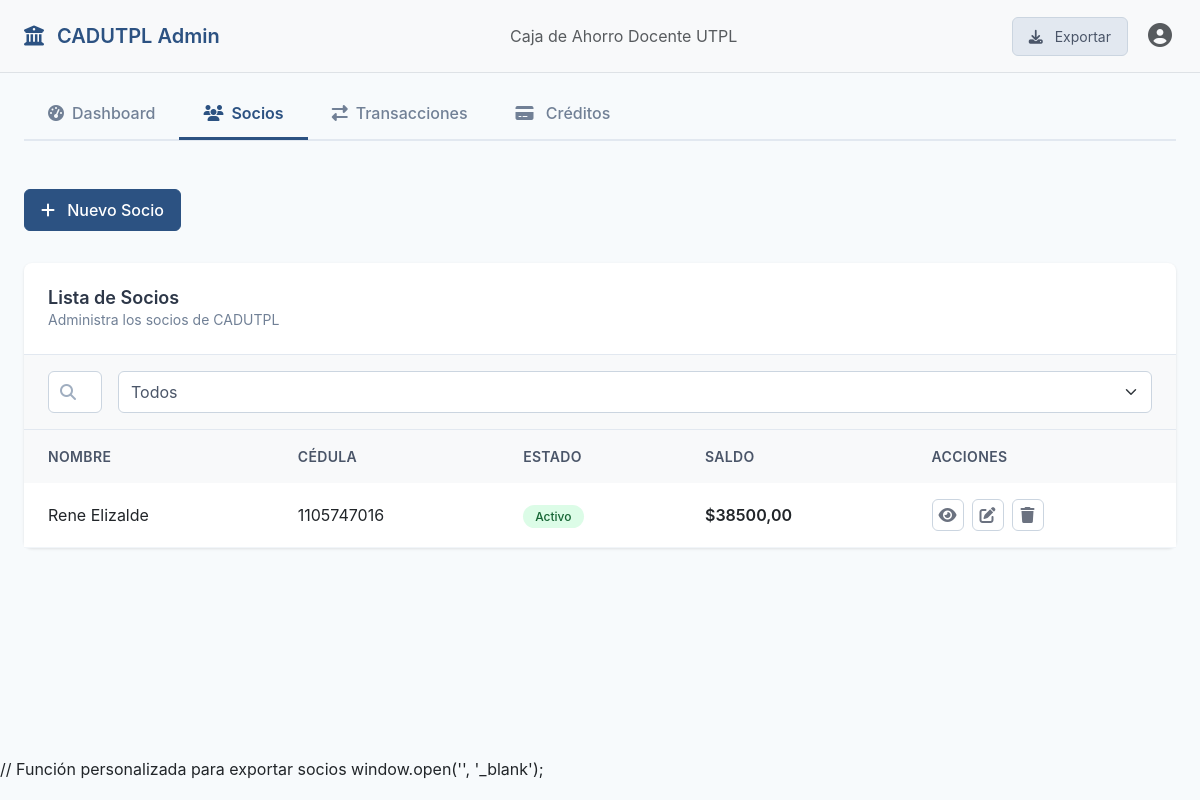
/users/admin/listar/ (signed in), run on an earlier commit of the app's database.
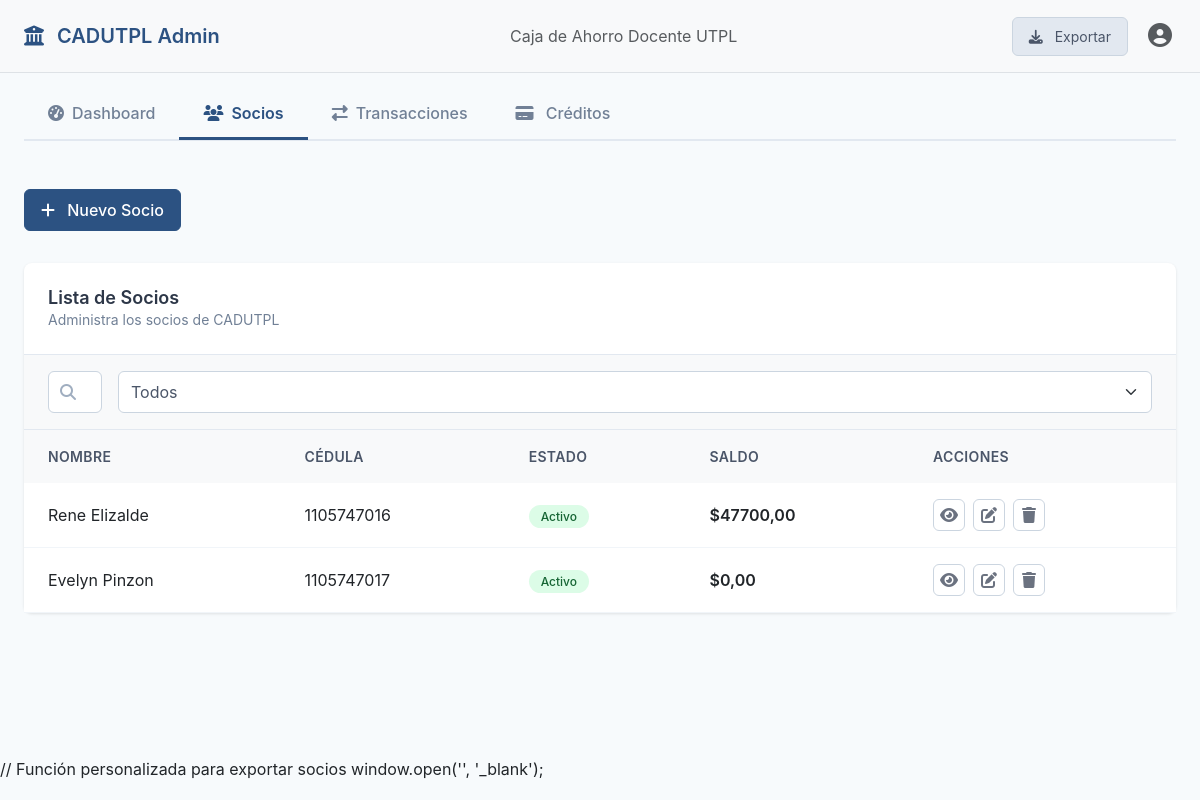
And on a later commit of the database.
### users/models.py (models this page shows, shortened)
class CustomUser(AbstractUser):
    username = models.CharField(
        max_length=150,
        unique=True,
        verbose_name="Nombre de usuario",
        null=True,
        blank=True,  # Permite que sea opcional para los usuarios normales
    )
    email = models.EmailField(unique=True)
    phone = models.CharField(max_length=15, blank=True, null=True)
    document_type = models.CharField(
        max_length=20,
        choices=[("CEDULA", "CEDULA"), ("RUC", "RUC"), ("PASSPORT", "Pasaporte")],
    )
    document_number = models.CharField(max_length=20)
    reference_number = models.CharField(max_length=100, unique=True, default=uuid.uuid4)
    address = models.CharField(max_length=255, blank=True)
    profile_picture = models.ImageField(
        upload_to="profile_pictures/", blank=True, null=True
    )
    account_balance = models.DecimalField(max_digits=10, decimal_places=2, default=0)
    is_verified = models.BooleanField(default=False)
    preferred_currency = models.CharField(max_length=3, default="USD")
    preferred_language = models.CharField(max_length=2, default="es")
    created_at = models.DateTimeField(auto_now_add=True)
    updated_at = models.DateTimeField(auto_now=True)
    USERNAME_FIELD = "email"  # El email sigue siendo el identificador único
    REQUIRED_FIELDS = [
        "username"
    ]  # Hacer que username sea requerido para superusuarios
    objects = CustomUserManager()  # Asignar el manager personalizado
    class Meta:
        db_table = "custom_users"

### wallets/models.py (models this page shows, shortened)
class Wallet(models.Model):
    user = models.OneToOneField(CustomUser, on_delete=models.CASCADE, related_name='wallet')
    balance = models.DecimalField(max_digits=10, decimal_places=2, default=0)
    total_credit_line = models.DecimalField(max_digits=10, decimal_places=2, default=2000)
    available_credit = models.DecimalField(max_digits=10, decimal_places=2, default=2000)
    created_at = models.DateTimeField(auto_now_add=True)
    updated_at = models.DateTimeField(auto_now=True)

### users/views.py (the view)
# urls.py: path("admin/listar/", socio_list_view, name="socio_list"),
@login_required
def socio_list_view(request):
    socios = CustomUser.objects.filter(is_staff=False).select_related("wallet")
    context = {"socios": socios}
    return render(request, "users/gestion_socios.html", context)

### users/templates/users/gestion_socios.html (shortened to what the changed rows need)
<!DOCTYPE html>
<html lang="es">
<head>
    <link href="https://cdnjs.cloudflare.com/ajax/libs/bootstrap/5.3.0/css/bootstrap.min.css" rel="stylesheet">
    <link href="https://cdnjs.cloudflare.com/ajax/libs/font-awesome/6.4.0/css/all.min.css" rel="stylesheet">
</head>
<body>
    <div class="container-fluid px-4 main-content">
        {% block content %}
        <div class="row">
            <div class="col-12">
                <div class="card socios-card">
                    <div class="table-responsive">
                        <table class="table socios-table" id="sociosTable">
                            <thead>
                                <tr>
                                    <th>Nombre</th>
                                    <th>Cédula</th>
                                    <th>Estado</th>
                                    <th>Saldo</th>
                                    <th>Acciones</th>
                                </tr>
                            </thead>
                            <tbody>
                                {% for socio in socios %}
                                <tr>
                                    <td>{{ socio.first_name }} {{ socio.last_name }}</td>
                                    <td>{{ socio.document_number }}</td>
                                    <td>
                                        {% if socio.is_active %}
                                        <span class="badge-activo">Activo</span>
                                        {% else %}
                                        <span class="badge-inactivo">Inactivo</span>
                                        {% endif %}
                                    </td>
                                    <td class="saldo-amount">${{ socio.wallet.balance }}</td>
                                    <td>
                                        <div class="action-buttons">
                                            <button class="btn btn-action btn-view" title="Ver detalles"
                                                data-bs-toggle="modal" data-bs-target="#viewSocioModal"
                                                data-name="Dr. {{ socio.first_name }} {{ socio.last_name }}"
                                                data-document="{{ socio.document_number }}"
                                                data-status="{% if socio.is_active %}Activo{% else %}Inactivo{% endif %}"
                                                data-email="{{ socio.email }}" data-phone="{{ socio.phone }}"
                                                data-balance="${{ socio.wallet.balance }}"
                                                data-date="{{ socio.date_joined|date:'Y-m-d' }}">
                                                <i class="fas fa-eye"></i>
                                            </button>
                                            <button class="btn btn-action btn-edit" title="Editar"
                                                onclick="editSocio({{ socio.id }})">
                                                <i class="fas fa-edit"></i>
                                            </button>
                                            <button class="btn btn-action btn-delete" title="Eliminar"
                                                onclick="deleteSocio({{ socio.id }}, '{{ socio.get_full_name }}')">
                                                <i class="fas fa-trash"></i>
                                            </button>
                                        </div>
                                    </td>
                                </tr>
                                {% empty %}
                                <tr>
                                    <td colspan="6" class="text-center text-muted py-4">No hay socios registrados.</td>
                                </tr>
                                {% endfor %}
                            </tbody>
                        </table>
                    </div>
                </div>
            </div>
        </div>
        {% endblock %}
    </div>
</body>
</html>

What changed in the data, as far as the page shows it:
changed CustomUser "Rene": wallet.balance "38500,00" → "47700,00"
added CustomUser: first_name "Evelyn", last_name "Pinzon", document_number "1105747017", is_active "Activo", wallet.balance "0,00"
